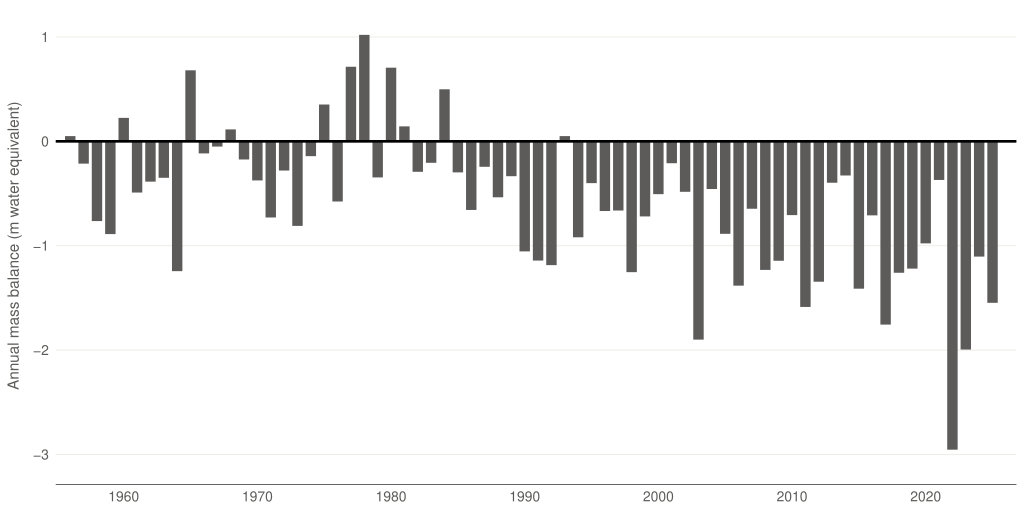

Recreate this plot in R.
# Task 4 v4 — Swiss glacier annual mass balance, 1956-2025.
# v4 changes vs v3: dropped the red highlight on 2022-2025 entirely.
#   The v3 framing ("In four years, glaciers lost more ice than in the
#   previous thirty-four") was true but selectively framed — it compared
#   the four worst recent years against an arbitrary 34-year slice,
#   ignoring 1990-2021 which was also a long period of loss. Years 2024
#   (-1.10) and 2025 (-1.55) aren't even individually in the five most
#   negative years on record — 2003 (-1.90), 2017 (-1.76), 2011 (-1.59)
#   are comparable. Painting 2022-2025 in red implied they were uniquely
#   catastrophic when they are really the latest in a long acceleration
#   that began in the 1990s.
#   v4 strategy: single-colour bars (alloy), let the data shape carry the
#   story. The new title leads on the unbroken streak (every year since
#   1993 has had negative balance) rather than the cherry-picked aggregate.
# v3 vs v2: palette migration only.
# v2 vs v1: highlight switched from then-sage heritage_red to copper for
#   visibility. v4 removes the highlight entirely.
# Story: every year since 1993 has had a negative mass balance — 32
#   straight years of loss — and the annual loss rate has roughly
#   tenfold-ed compared to the 1956-1989 average.
#
# Aggregation: area-weighted mean of glacier-wide annual mass balance across all
# monitored glaciers each hydrological year. Restricted to 1956+ where >= 10
# glaciers are continuously observed.
#
# Source: GLAMOS (2025). Swiss Glacier Mass Balance, release 2025,
#   Glacier Monitoring Switzerland, doi:10.18750/massbalance.2025.r2025.

setwd("/Users/alexanderweber/Documents/hsg/6_semester/data_visualization_with_ai")

suppressPackageStartupMessages({
  library(dplyr)
  library(tidyr)
  library(readr)
  library(ggplot2)
})

source("design_system.R")

# Same fallback as task_02: cairo + Google Fonts unavailable on this machine,
# fall back to PDF-native sans (Helvetica).
chart_family <- ""

# Header at line 7, units rows at 8-9, data starts at line 10. Skip all header
# rows and assign column names manually.
mb_cols <- c(
  "glacier", "glacier_id",
  "date_start", "date_end_winter", "date_end",
  "Bw_mm_we", "Bs_mm_we", "Ba_mm_we",
  "ELA", "AAR", "area_km2", "h_min", "h_max", "observer"
)

raw <- read_csv(
  "data/task_04/massbalance_fixdate.csv",
  skip = 9,
  col_names = mb_cols,
  show_col_types = FALSE,
  na = c("", "NA")
)

mb <- raw %>%
  mutate(
    hydro_year = as.integer(format(as.Date(date_end), "%Y")),
    Ba_m_we    = as.numeric(Ba_mm_we) / 1000,
    area_km2   = as.numeric(area_km2)
  ) %>%
  filter(!is.na(Ba_m_we), !is.na(area_km2), area_km2 > 0)

# Area-weighted Swiss reference-glacier mean per year
swiss <- mb %>%
  group_by(hydro_year) %>%
  summarise(
    n_glaciers = n(),
    Ba_m_we    = sum(Ba_m_we * area_km2) / sum(area_km2),
    .groups    = "drop"
  ) %>%
  filter(n_glaciers >= 10, hydro_year >= 1956, hydro_year <= 2025) %>%
  arrange(hydro_year)

cat("Swiss-wide aggregate, recent years (sanity check vs GLAMOS published):\n")
swiss %>% filter(hydro_year >= 2020) %>% print()
cat("\n5 most-negative years across the series:\n")
swiss %>% arrange(Ba_m_we) %>% head(5) %>% print()

# v4: single-colour bars. The `highlight` column is retained as a no-op
# so the rest of the script's structure is unchanged, but the fill scale
# below maps both levels to alloy.
swiss <- swiss %>%
  mutate(highlight = hydro_year >= 2022)

# Minimum visible bar height — three years had near-zero mass balance
# (1956: +0.004, 1967: -0.0001, 1993: +0.007 m w.e.) that would render as
# invisible gaps. We render them at the minimum visible height (preserving
# the sign of the original measurement) to guarantee every year produces a
# visible bar. Disclosed in the Quarto caption. This affects 3 of 70 bars.
min_visible <- 0.05
swiss <- swiss %>%
  mutate(
    Ba_plot = case_when(
      abs(Ba_m_we) >= min_visible ~ Ba_m_we,
      Ba_m_we >= 0                ~  min_visible,
      TRUE                        ~ -min_visible
    )
  )

# Bracket the recent vs historical period for a comparison annotation
recent_sum <- sum(swiss %>% filter(hydro_year >= 2022) %>% pull(Ba_m_we))
hist_sum   <- sum(swiss %>% filter(hydro_year <= 1989) %>% pull(Ba_m_we))
cat(sprintf("\nSum 2022-2025 (4 yrs):   %.2f m w.e.\n", recent_sum))
cat(sprintf("Sum 1956-1989 (34 yrs): %.2f m w.e.\n", hist_sum))

# Plot. A thickened zero baseline ensures the three near-zero years
# (1956: +0.004, 1967: -0.0001, 1993: +0.007 m w.e.) visibly sit on a
# continuous line rather than reading as gaps between neighbouring bars.
p <- ggplot(swiss, aes(x = hydro_year, y = Ba_plot, fill = highlight)) +
  geom_col(width = 0.78) +
  geom_hline(yintercept = 0, color = pg_palette$onyx, linewidth = 0.9) +
  scale_fill_manual(
    values = c(`FALSE` = pg_palette$alloy, `TRUE` = pg_palette$alloy),
    guide  = "none"
  ) +
  scale_x_continuous(
    breaks = seq(1960, 2025, 10),
    expand = expansion(mult = c(0.01, 0.02))
  ) +
  scale_y_continuous(
    breaks = seq(-3, 1, 1),
    limits = c(-3.2, 1.2),
    expand = expansion(mult = c(0.02, 0.02))
  ) +
  labs(
    x = NULL,
    y = "Annual mass balance (m water equivalent)"
  ) +
  theme_pg(base_family = chart_family)

out_pdf <- "iterations/task_04/v4/glacier_mass_balance_v4.pdf"
ggsave(out_pdf, p, width = 26, height = 13, units = "cm", device = "pdf")
cat("Saved:", out_pdf, "\n")
